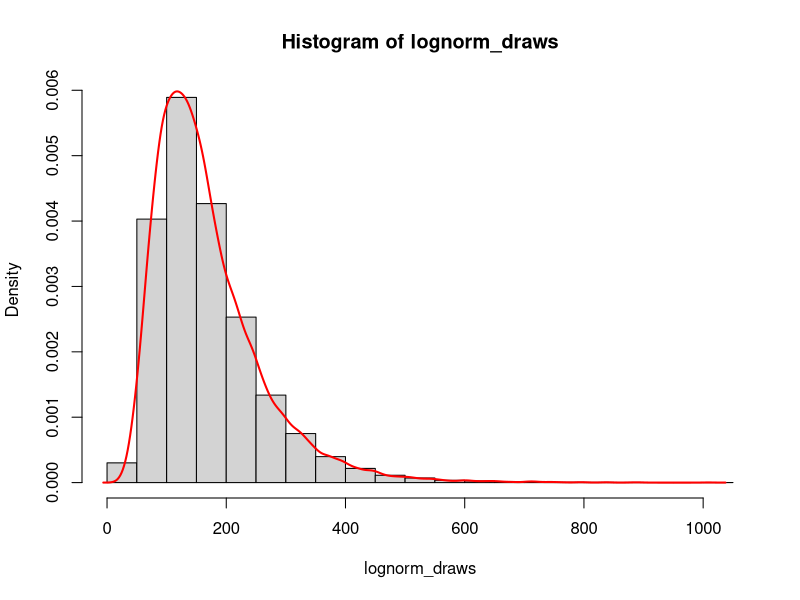
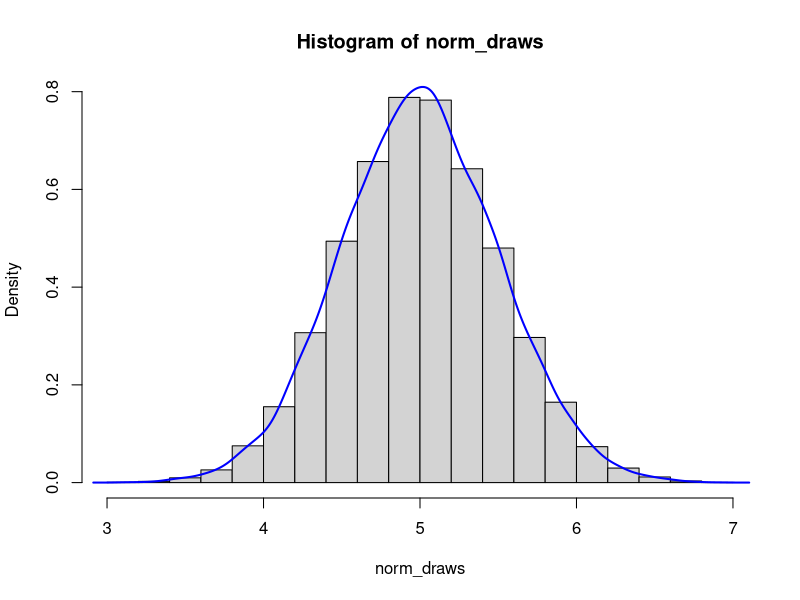
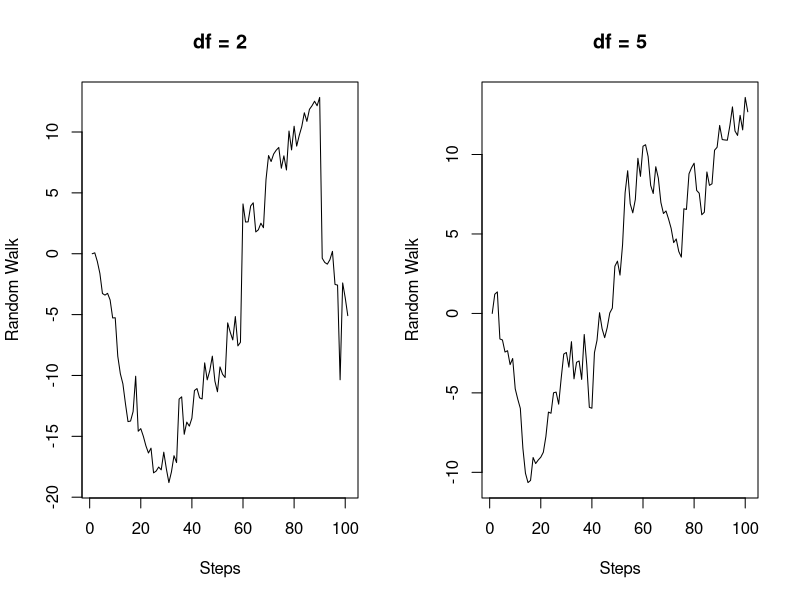
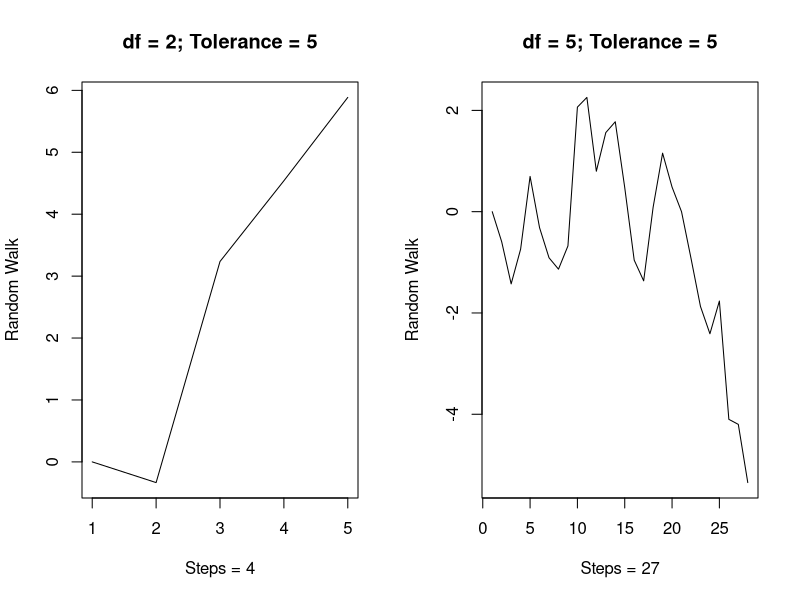

The R source for these figures, in order:
###############################################################################
#
#
#   MATH 2650: Computational Statistics
#   Lab 02
#   17 September 2026
# 
#   First Lab Group 1
#   Angie Wang
#
#
###############################################################################

# Question 1: Generate random numbers from Rademacher distribution by 
#             transforming Bernoulli R.V.

#### (1a.) Rademacher Random Numbers ####
B <- 20000 # Number of trials
P <- 1/2   # Probability of success 

gen_rademacher_vars <- function(n){
  # Generate Rademacher R.V.s by transforming Bernoulli R.V.s 
  x <- rbinom(n = n, size = 1, prob = P) # Generate Bernoulli R.V.s
  r <- 2*x - 1                           # Transform to Rademacher R.V.
}

rademacher_draws <- gen_rademacher_vars(B)
mean(rademacher_draws) 

# Interpretation: The sample mean is close to zero because the Rademacher R.V.
#                 takes on values -1 and 1, each with 1/2 probability. Therefore
#                 the theoretical expected value E(x) = (-1)(1/2) + (1)(1/2) = 0.


#### (1b.) Normal & Lognormal Random Numbers ####
N     <- 20000 # Number of trials
MU    <- 5     # Mean
SIGMA <- 1/2   # Standard deviation

##### (1b.i) Lognormal Random Numbers #####
gen_lognorm_vars <- function(mu, sigma, n){
  # Generate log normal R.V.s from transforming normal R.V.s
    z <- rnorm(n, mu, sigma) # Obtain normal R.V.s
    x <- exp(z)              # Exponentiate normal R.V.s
}

lognorm_draws <- gen_lognorm_vars(MU, SIGMA, N)
dens_lognorm  <- density(lognorm_draws)

hist(lognorm_draws, prob = TRUE)
lines(dens_lognorm, col = "red", lwd = 2)


##### (1b.ii) Normal R.V. from Lognormal #####

norm_draws <- log(lognorm_draws) # Undo log transformation
dens_norm  <- density(norm_draws)

hist(norm_draws, prob = TRUE)
lines(dens_norm, col = "blue", lwd = 2)

# Interpretation: This second plot does appear normally distributed and centered
#                 at 5. This makes sense, as undoing the log transformed variables
#                 results in our original random variables, which come from a 
#                 normal distribution with mean of 5.  

###############################################################################

# Question 2: Explore Markov Chains for t distributions with various degrees of freedom.

#### (2a.) Markov Chain ####
DF_1  <- 2
DF_2  <- 5
STEPS <- 101 # 100 steps + 1 since we start at 0

##### (2a.i) First Random Walk with 2 df #####
rand_walk_1    <- vector('numeric', length = STEPS)
rand_walk_1[1] <- 0 # Initialize starting point at 0

for(i in 2:STEPS){
  # Generate random walk from t-distribution
  rand_walk_1[i] <- rand_walk_1[i-1] + rt(1, DF_1)
}

par(mfrow = c(1, 2))
plot(1:STEPS, rand_walk_1, type = 'l', xlab = 'Steps', ylab = 'Random Walk', main = 'df = 2')

##### (2a.ii) Second Random Walk with 5 df #####
rand_walk_2    <- vector('numeric', length = STEPS)
rand_walk_2[1] <- 0 # Initialize

for(i in 2:STEPS){
  # Generate random walk from t-distribution
  rand_walk_2[i] <- rand_walk_2[i-1] + rt(1, DF_2)
}

plot(1:STEPS, rand_walk_2, type = 'l', xlab = 'Steps', ylab = 'Random Walk', main = 'df = 5')

# Interpretation: Our first random walk with 2 degrees of freedom, in general,
#                 has a larger deviation from the initial value of 0 than the 
#                 random walk with 5 degrees of freedom. This makes sense because 
#                 the random walk with 2 df has more variability (step size comes 
#                 from distribution with fatter tails) and is more likely to 
#                 produce large steps. The actual behavior of the random walk
#                 itself is difficult to generalize.


#### (2b.) Markov Chain with Stopping Rule ####
EPSILON <- 5 # Set tolerance (range of random walk)

##### (2b.i) First Random Walk with 2 df #####
rand_walk_1a_chain <- 0 # "Vector" of random walks
rand_walk_1a_check <- 0 # To check against tolerance
i                  <- 2 # Counter

while(abs(rand_walk_1a_check) < EPSILON){
  rand_walk_1a_chain[i] <- rand_walk_1a_chain[i-1] + rt(1, DF_1)
  rand_walk_1a_check    <- rand_walk_1a_chain[i]
  i                     <- i + 1
}

plot(rand_walk_1a_chain, type = 'l', xlab = paste('Steps = ', i-2, sep = ''), ylab = 'Random Walk',
     main = paste('df = ', DF_1, '; Tolerance = ', EPSILON, sep = ''))

##### (2b.ii) Second Random Walk with 5 df #####
rand_walk_2a_chain <- 0
rand_walk_2a_check <- 0
j                  <- 2 # Counter

while(abs(rand_walk_2a_check) < EPSILON){
  rand_walk_2a_chain[j] <- rand_walk_2a_chain[j-1] + rt(1, DF_2)
  rand_walk_2a_check    <- rand_walk_2a_chain[j]
  j                     <- j + 1
}

plot(rand_walk_2a_chain, type = 'l', xlab = paste('Steps = ', j-2, sep = ''), ylab = 'Random Walk',
     main = paste('df = ', DF_2, '; Tolerance = ', EPSILON, sep = ''))

# Interpretation: The random walk with df = 5 usually has more steps than the 
#                 df = 2 random walk before it exceeds the tolerance threshold. 
#                 Again, this is likely because the steps in the df = 2 walk 
#                 are larger and therefore more likely to jump past the threshold
#                 with a fewer number of steps.

###############################################################################

# Question 3: Generate pseudorandom numbers using the Von Neumann/Middle Square Method.
#             Test with different seeds.

#### (3.) Von Neumann / Middle Square Method ####
SEED_1 <- 812016
SEED_2 <- 4000
M      <- 6 # Generate 6 random numbers

gen_midsq_num <- function(seed_num, n){
  
  seed_str <- as.character(seed_num)
  seed_len <- nchar(seed_str)
  
  if(seed_len %% 2 != 0){
    stop('Error: Seed must have an even number of digits. Please use another number.')
  }
  
  seed <- seed_num
  midsq_nums <- vector('numeric', length = n)
  
  for(i in 1:n){
    seed_sq <- format(seed^2, scientific = FALSE)
    
    while(nchar(seed_sq) < 2 * seed_len){
      seed_sq <- paste0("0", seed_sq)
    }
    
    seed_sq_len <- nchar(seed_sq)
      
    start <- seed_sq_len/2 - seed_len/2 + 1 # Add 1 since R starts counting at 1
    end <- start - 1 + seed_len
    
    seed <- as.numeric(substr(seed_sq, start, end))
    
    midsq_nums[i] <- seed
  }
    midsq_nums
}

gen_midsq_num(SEED_1, M)
gen_midsq_num(SEED_2, M)

# Interpretation: Using the seed 4000 only generates one random number: 0. 
#                 This would be a bad seed to start with (using this method)
#                 because squaring 4000 results in a number (16000000) with the 
#                 four middle digits all being zero, which would then get stuck 
#                 in a "loop" of only generating random numbers of zero.
